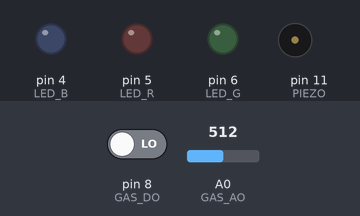
Recording of a sketch running on a simulated Arduino Uno, built with avr-gcc and run on an emulated ATmega328P. On the bench: output pins drawn as LEDs (lit = HIGH), buzzer (waves = sounding, pin HIGH). The test bench sets the inputs (shaded band); at power-on: A0 (GAS_AO) = 512, pin 8 (GAS_DO) LOW. What the sketch prints to the serial monitor is not drawn.

Above: at 2.2 s.
2.3 s: A0 (GAS_AO) set to 56
6.5 s: A0 (GAS_AO) set to 45
At 9.3 s:
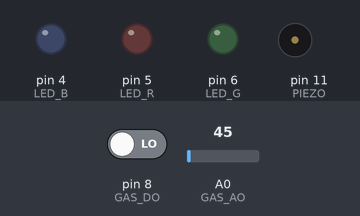
10.7 s: A0 (GAS_AO) set to 22
14.9 s: A0 (GAS_AO) set to 17
At 15.3 s:
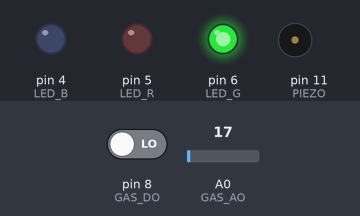
19.1 s: A0 (GAS_AO) set to 60
At 23.9 s:
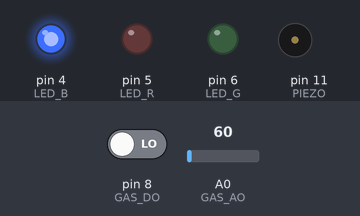
24.5 s: A0 (GAS_AO) set to 40
At 27.5 s:
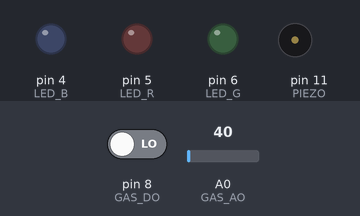
Timing chart, 0 to 29.0 s (numbered marks = the images above; inputs shaded):
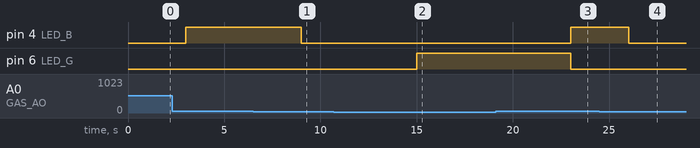

Measured:
- the behaviour switches between 20 and 19 on A0 (GAS_AO) (found by bisection; images 1 and 2)
- after the input at 6.5 s, pin 4 (LED_B): HIGH → LOW after 2.5 s
- after the input at 10.7 s, every drawn part: stays the same
- after the input at 14.9 s, pin 6 (LED_G): LOW → HIGH after 0.11 s
- after the input at 19.1 s, pin 4 (LED_B): LOW → HIGH after 3.9 s; pin 6 (LED_G): HIGH → LOW after 3.9 s
- after the input at 24.5 s, pin 4 (LED_B): HIGH → LOW after 1.5 s

The sketch:

08_GAS_03_B.ino
```cpp
#define GAS_AO A0
#define GAS_DO 8
#define LED_R 5
#define LED_B 4
#define LED_G 6
#define PIEZO 11

#include <DHT.h>
#include <DHT_U.h>

#define DHTPIN 2
#define DHTTYPE DHT22

DHT myDHT(DHTPIN, DHTTYPE);


void setup() {
  Serial.begin(9600);
  pinMode(GAS_AO, INPUT);
  pinMode(GAS_DO, INPUT);
  Serial.println("히터 가열 시작");
  delay(1000);
  Serial.println("히터 가열 종료 동작 시작");

  pinMode(5, OUTPUT);
  pinMode(4, OUTPUT);
  pinMode(6, OUTPUT);
  pinMode(11,OUTPUT);
  myDHT.begin();
}

void loop() {
  delay(2000);
  float sensorValue = analogRead(GAS_AO);
  int sensorDValue = digitalRead(GAS_DO);
  digitalWrite(LED_R,LOW);
  digitalWrite(LED_B,LOW);
  digitalWrite(LED_G,LOW);
  digitalWrite(PIEZO,LOW);
 /*
  float h = myDHT.readHumidity(); //습도 읽을 감
  float c = myDHT.readTemperature(); //섭씨 온도 값 읽어옴.
  float f = myDHT.readTemperature(true); //화씨 온도 값 읽어옴.
*/
  Serial.print("디지털 센서 입력:");
  Serial.println(sensorDValue);

  if(sensorValue < 20) {
    Serial.print("아날로그 센서 상태: 안전 ");
    Serial.println(sensorValue);
    digitalWrite(LED_G, HIGH);
    delay(1000);

  } else if (sensorValue > 50) {
    Serial.print("아날로그 센서 상태: 보통");
    Serial.print(sensorValue);
    digitalWrite(LED_B, HIGH);
  } else if (sensorValue > 100){
    Serial.println("|");
    Serial.println("!! 연기 감지 !!");
    digitalWrite(LED_R, HIGH);
    digitalWrite(PIEZO, HIGH);
  }

  delay(1000);

}
```
